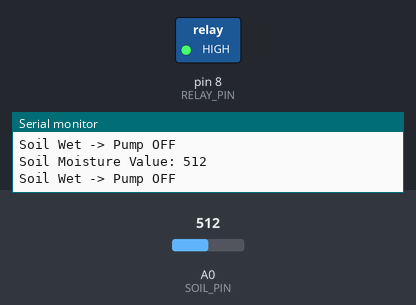
Bench run of a sketch on a simulated Arduino Uno, built with avr-gcc and run on an emulated ATmega328P. Shown: switched loads named in the sketch (green lamp = pin HIGH), the last lines printed to the serial monitor. Inputs (shaded band) come from the test bench; at power-on: A0 (SOIL_PIN) = 512.

Above: at 1.8 s.
1.9 s: A0 (SOIL_PIN) set to 587
3.4 s: A0 (SOIL_PIN) set to 614
At 5.0 s:
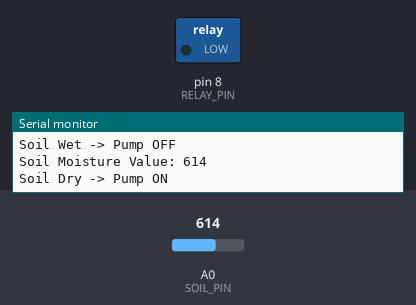
5.5 s: A0 (SOIL_PIN) set to 590
At 6.5 s:
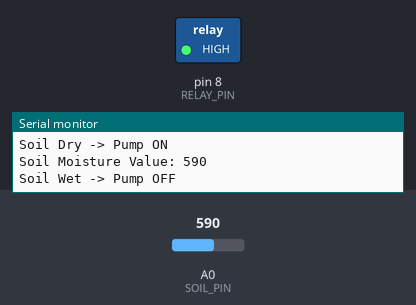
7.5 s: A0 (SOIL_PIN) set to 610
At 9.3 s:
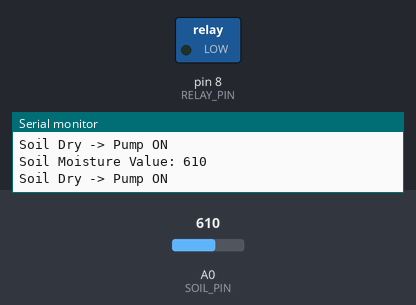
Timing chart, 0 to 10.5 s (numbered marks = the images above; inputs shaded):
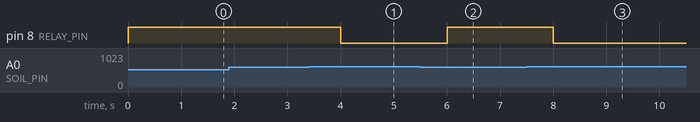

Measured:
- the behaviour switches between 600 and 601 on A0 (SOIL_PIN) (found by bisection; images 0 and 1)
- after the input at 3.4 s, pin 8 (RELAY_PIN): HIGH → LOW after 0.60 s
- after the input at 5.5 s, pin 8 (RELAY_PIN): LOW → HIGH after 0.50 s
- after the input at 7.5 s, pin 8 (RELAY_PIN): HIGH → LOW after 0.51 s

The sketch:

Arduino_Soil.ino
```cpp
#define SOIL_PIN A0
#define RELAY_PIN 8

// Adjust this value after testing your sensor
const int THRESHOLD = 600;

void setup() {
  Serial.begin(9600);

  pinMode(RELAY_PIN, OUTPUT);

  // Relay OFF (Active LOW)
  digitalWrite(RELAY_PIN, HIGH);
}

void loop() {
  int soilValue = analogRead(SOIL_PIN);

  Serial.print("Soil Moisture Value: ");
  Serial.println(soilValue);

  // Higher value = Drier soil
  if (soilValue > THRESHOLD) {
    digitalWrite(RELAY_PIN, LOW);   // Relay ON
    Serial.println("Soil Dry -> Pump ON");
  }
  else {
    digitalWrite(RELAY_PIN, HIGH);  // Relay OFF
    Serial.println("Soil Wet -> Pump OFF");
  }

  delay(1000);
}
```
